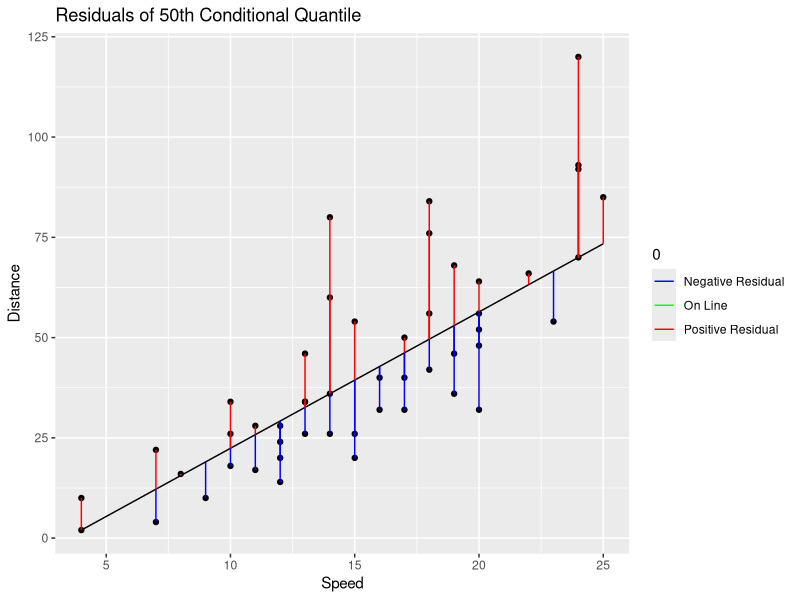
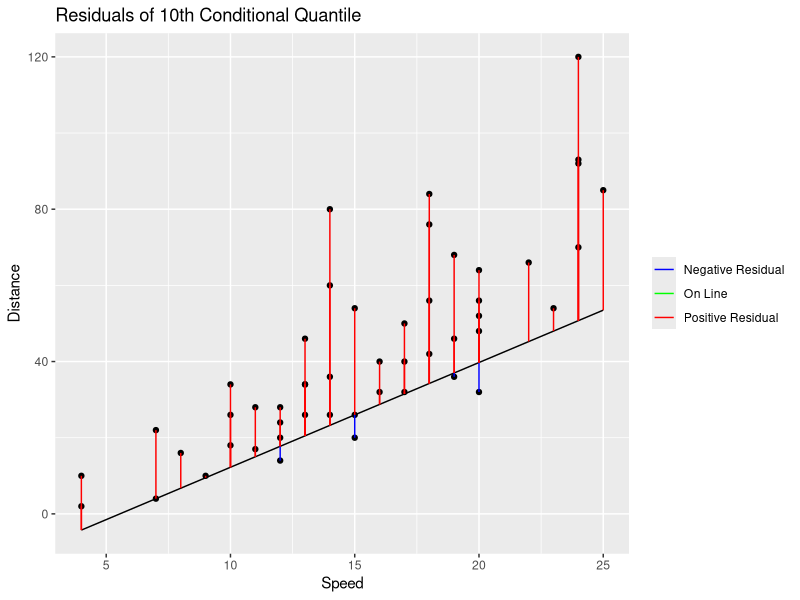
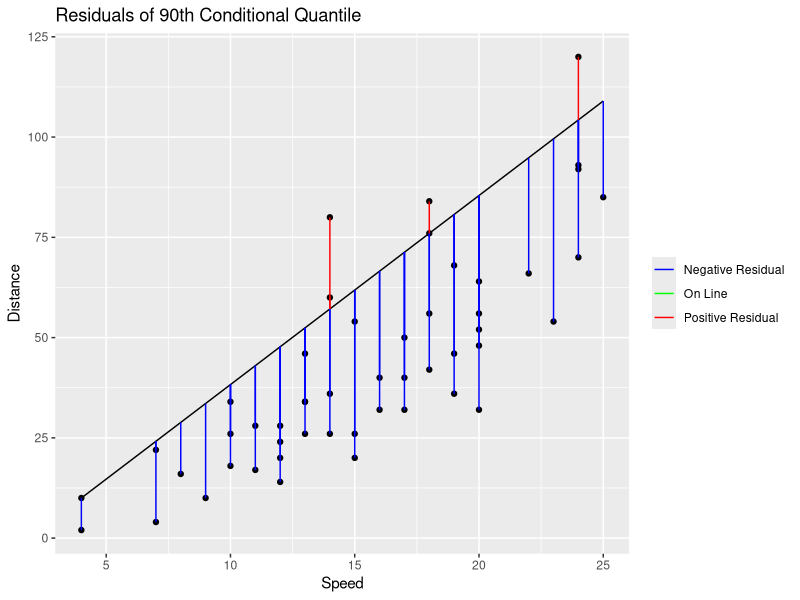
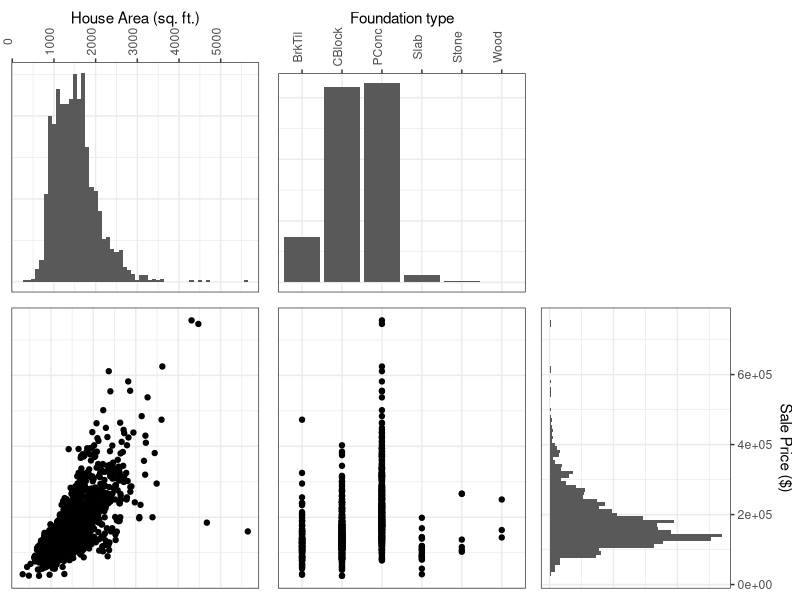
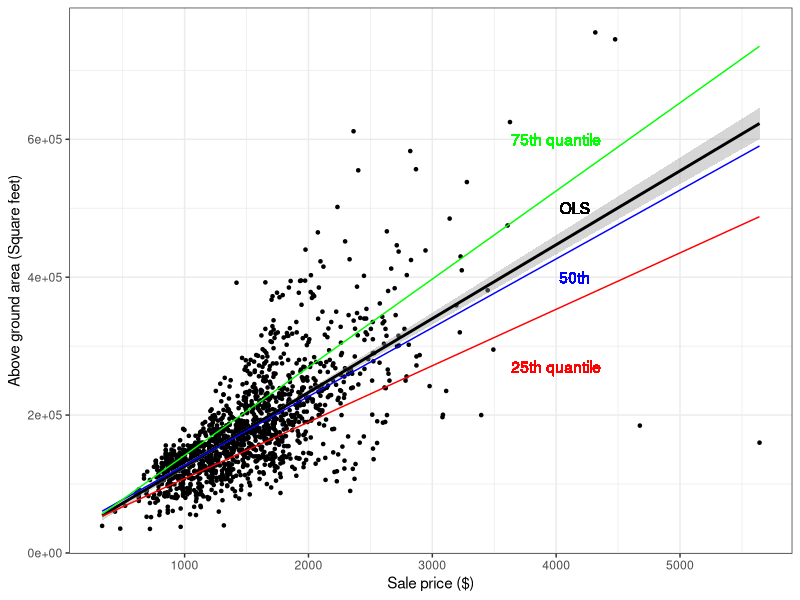

R code for these plots, in order:
## ---- chunk 1
data(cars)
library(quantreg)
library(ggplot2)
rq50 <- rq(dist ~ speed, data=cars, tau=0.5)
yhat<-rq50$fitted.values
color = sign(rq50$residuals)
qplot(x=cars$speed, y=cars$dist)+geom_line(y=yhat)+
       geom_segment(aes(x=cars$speed, xend=cars$speed, y=cars$dist, yend=yhat, group=as.factor(color), color=as.factor(color)))+
       labs(title="Residuals of 50th Conditional Quantile", color=color) +
       xlab("Speed") +
       ylab("Distance") +
       scale_color_manual(labels = c("Negative Residual", "On Line", "Positive Residual"), values = c("blue", "green", "red"))
## ---- chunk 2
data(cars)
library(quantreg)
library(ggplot2)
rq50 <- rq(dist ~ speed, data=cars, tau=0.1)
yhat<-rq50$fitted.values
color = sign(rq50$residuals)
qplot(x=cars$speed, y=cars$dist)+geom_line(y=yhat)+
       geom_segment(aes(x=cars$speed, xend=cars$speed, y=cars$dist, yend=yhat, group=as.factor(color), color=as.factor(color)))+
       labs(title="Residuals of 10th Conditional Quantile", color=color) +
       xlab("Speed") +
       ylab("Distance") +
       scale_color_manual(labels = c("Negative Residual", "On Line", "Positive Residual"), values = c("blue", "green", "red")) +
  theme(legend.title = element_blank())
## ---- chunk 3
data(cars)
library(quantreg)
library(ggplot2)
rq50 <- rq(dist ~ speed, data=cars, tau=0.9)
yhat<-rq50$fitted.values
color = sign(rq50$residuals)
qplot(x=cars$speed, y=cars$dist)+geom_line(y=yhat)+
       geom_segment(aes(x=cars$speed, xend=cars$speed, y=cars$dist, yend=yhat, group=as.factor(color), color=as.factor(color)))+
       labs(title="Residuals of 90th Conditional Quantile", color=color) +
       xlab("Speed") +
       ylab("Distance") +
       scale_color_manual(labels = c("Negative Residual", "On Line", "Positive Residual"), values = c("blue", "green", "red")) +
  theme(legend.title = element_blank())
## ---- chunk 4
library(quantreg)
library(Metrics)
require(gridExtra)
library(ggplot2)

df <- read.csv("TrainData.csv") |>
  na.omit()
## ---- chunk 5
suppressWarnings({

p1 <- df |> ggplot(aes(x = GrLivArea)) + geom_histogram(binwidth = 100) + theme_bw() + theme(axis.text.y = element_blank(), axis.text.x = element_text(angle = 90), axis.ticks.y = element_blank()) + ylab(NULL) + xlab("House Area (sq. ft.)") + scale_x_continuous(position = "top")

# p2 <- df |> ggplot(aes(x = LotArea)) + geom_histogram(binwidth = 5) + theme_bw() + theme(axis.text.y = element_blank(), axis.text.x = element_text(angle = 90), axis.ticks.y = element_blank()) + ylab(NULL) + xlab("Year Built") + scale_x_continuous(position = "top")

p3 <- df |> ggplot(aes(x = Foundation)) + geom_histogram(stat="count") + theme_bw() + theme(axis.text.y = element_blank(), axis.text.x = element_text(angle = 90), axis.ticks.y = element_blank()) + ylab(NULL) + xlab("Foundation type") + scale_x_discrete(position = "top")

p4 <- ggplot() + theme_minimal()

p5 <- df |> ggplot(aes(x = GrLivArea, y = SalePrice)) + geom_point() + theme_bw() + theme(axis.text = element_blank(), axis.ticks = element_blank()) + ylab(NULL) + xlab(NULL)

# p6 <- df |> ggplot(aes(x = LotArea, y = SalePrice)) + geom_point() + theme_bw() + theme(axis.text = element_blank(), axis.ticks = element_blank()) + ylab(NULL) + xlab(NULL)

p7 <- df |> ggplot(aes(x = Foundation, y = SalePrice)) + geom_point() + theme_bw() + theme(axis.text = element_blank(), axis.ticks = element_blank()) + ylab(NULL) + xlab(NULL)

p8 <- df |> ggplot(aes(x = SalePrice)) + geom_histogram(binwidth = 10000) + theme_bw() + ylab(NULL) + xlab("Sale Price ($)") + coord_flip() + scale_x_continuous(position = "top") + theme(axis.text.x = element_blank(), axis.ticks.x = element_blank())

# grid.arrange(p1, p2, p3, p4, p5, p6, p7, p8, nrow = 2)
grid.arrange(p1, p3, p4, p5, p7, p8, nrow = 2)

})
## ---- chunk 6
df |> ggplot(aes(y = SalePrice, x = GrLivArea)) +
  geom_point(size = 0.9) +
  stat_smooth(method = lm, color = "black") +
  geom_text(aes(x = 4150, y = 500000, label = "OLS"), color="black") + 
  geom_quantile(quantiles=0.25, color="red") + 
  geom_text(aes(x = 4000, y = 270000, label = "25th quantile"), color="red") + 
  geom_quantile(quantiles=0.5, color="blue") + 
  geom_text(aes(x = 4150, y = 400000, label = "50th"), color="blue") + 
  geom_quantile(quantiles=0.75, color="green") + 
  geom_text(aes(x = 4000, y = 600000, label = "75th quantile"), color="green") + 
  xlab("Sale price ($)") +
  ylab("Above ground area (Square feet)") +
  theme_bw()
## ---- chunk 7
qr50 = rq(data=df, SalePrice ~ GrLivArea + LotArea + TotRmsAbvGrd + as.factor(LotShape) + as.factor(Foundation), tau=0.5)
qr50_summary = summary(qr50)

ols = lm(data=df, SalePrice ~ GrLivArea + LotArea + TotRmsAbvGrd + as.factor(LotShape) + as.factor(Foundation))
ols_summary = summary(ols)
ols_summary

taus <- seq(from=0, to=1, by=.01)
qrs = rq(data=df, SalePrice ~ GrLivArea + LotArea + TotRmsAbvGrd + as.factor(LotShape) + as.factor(Foundation), tau=taus)
## ---- chunk 8
fullDataLength = length(df$SalePrice)
fullDataLength
count10per = fullDataLength / 10
count10per
sorted_df_desc <- df[order(-df$SalePrice),]
Q90SalePrice <- sorted_df_desc[0:count10per, ] # data greater than 90% of data
length(Q90SalePrice$SalePrice)

qr90_m = rq(data=df, SalePrice ~ GrLivArea + LotArea + TotRmsAbvGrd + as.factor(LotShape) + as.factor(Foundation), tau=0.90)

ols_q90_predictions <- predict(ols, newdata=Q90SalePrice)
ols_q90_mae <- mae(ols_q90_predictions, Q90SalePrice$SalePrice)
ols_q90_mae

qr90_q90_predictions <- predict(qr90_m, newdata=Q90SalePrice)
qr90_q90_mae <- mae(qr90_q90_predictions, Q90SalePrice$SalePrice)
qr90_q90_mae

###########
sorted_df_asc <- df[order(df$SalePrice),]
length(sorted_df_asc$SalePrice)
Q10SalePrice <- sorted_df_asc[0:count10per, ] # data lower than 90% of data
length(Q10SalePrice$SalePrice)

qr10_m = rq(data=df, SalePrice ~ GrLivArea + LotArea + TotRmsAbvGrd + as.factor(LotShape) + as.factor(Foundation), tau=0.10)

ols_q10_predictions <- predict(ols, newdata=Q10SalePrice)
ols_q10_mae <- mae(ols_q10_predictions, Q10SalePrice$SalePrice)
ols_q10_mae

qr10_q10_predictions <- predict(qr10_m, newdata=Q10SalePrice)
qr10_q10_mae <- mae(qr10_q10_predictions, Q10SalePrice$SalePrice)
qr10_q10_mae

## ---- chunk 9
getQrModel <- function(data1, tau1, equation) {
  rq(data=data1, equation, tau=tau1)
}

getPvalue <- function(model1, model2) {
  anova(model1, model2)["table"]$table["pvalue"]
}

eq_full <- SalePrice ~ GrLivArea + LotArea + TotRmsAbvGrd + as.factor(LotShape) + as.factor(Foundation)
eq_no_foundation <- SalePrice ~ GrLivArea + LotArea + TotRmsAbvGrd + as.factor(LotShape)
eq_no_lotshape <- SalePrice ~ GrLivArea + LotArea + TotRmsAbvGrd + as.factor(Foundation)


qr15 <- getQrModel(df, 0.15, eq_full)
qr15_no_f <- getQrModel(df, 0.15, eq_no_foundation)
qr15_no_lot <- getQrModel(df, 0.15, eq_no_lotshape)

foundation_15_p <- getPvalue(qr15, qr15_no_f)
foundation_15_p
lotshape_15_p <- getPvalue(qr15, qr15_no_lot)
lotshape_15_p


qr25 <- getQrModel(df, 0.25, eq_full)
qr25_no_f <- getQrModel(df, 0.25, eq_no_foundation)
qr25_no_lot <- getQrModel(df, 0.25, eq_no_lotshape)

foundation_25_p <- getPvalue(qr25, qr25_no_f)
foundation_25_p
lotshape_25_p <- getPvalue(qr25, qr25_no_lot)
lotshape_25_p


qr50 <- getQrModel(df, 0.50, eq_full)
qr50_no_f <- getQrModel(df, 0.50, eq_no_foundation)
qr50_no_lot <- getQrModel(df, 0.50, eq_no_lotshape)

foundation_50_p <- getPvalue(qr50, qr50_no_f)
foundation_50_p
lotshape_50_p <- getPvalue(qr50, qr50_no_lot)
lotshape_50_p


qr80 <- getQrModel(df, 0.80, eq_full)
qr80_no_f <- getQrModel(df, 0.80, eq_no_foundation)
qr80_no_lot <- getQrModel(df, 0.80, eq_no_lotshape)

foundation_80_p <- getPvalue(qr80, qr80_no_f)
foundation_80_p
lotshape_80_p <- getPvalue(qr80, qr80_no_lot)
lotshape_80_p


qr95 <- getQrModel(df, 0.95, eq_full)
qr95_no_f <- getQrModel(df, 0.95, eq_no_foundation)
qr95_no_lot <- getQrModel(df, 0.95, eq_no_lotshape)

foundation_95_p <- getPvalue(qr95, qr95_no_f)
foundation_95_p
lotshape_95_p <- getPvalue(qr95, qr95_no_lot)
lotshape_95_p
## q75, q10 and q90 gives singularity errors
## ---- chunk 10
qrs_summary <- summary(qrs, se = "iid")
#tau: 0.1
q10_sig <- qrs_summary[11][[1]]$coefficients[,4][0:4]
#tau: 0.25
q25_sig <- qrs_summary[26][[1]]$coefficients[,4][0:4]
#tau: 0.5
q50_sig <- qrs_summary[51][[1]]$coefficients[,4][0:4]
#tau: 0.75
q75_sig <- qrs_summary[76][[1]]$coefficients[,4][0:4]
#tau: 0.9
q90_sig <- qrs_summary[91][[1]]$coefficients[,4][0:4]
